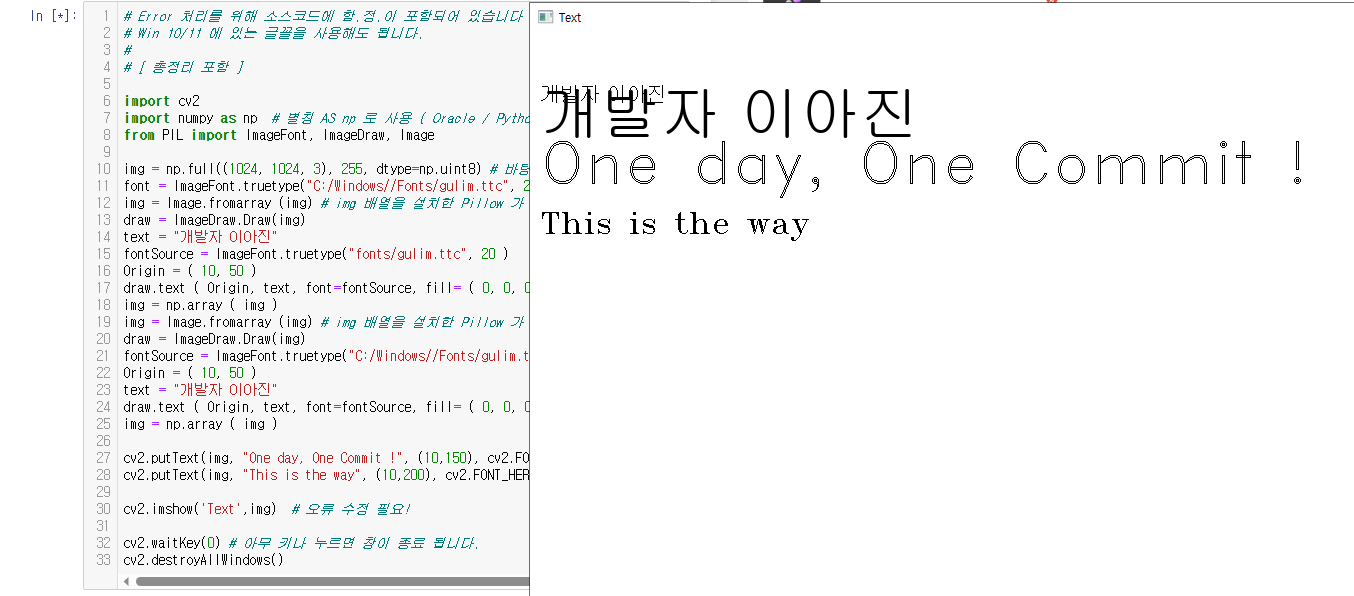
#> input picture 예제 24.PNG, 1354 x 596 px, given in place of Puppies-HD.mp4, which was not available
$ jupyter execute --allow-errors 2023_04_21_kic0412_.ipynb   (shell and % lines are left out)
#> lines starting #> are read from the running program, lines starting #| are printed output that depends on the picture; after the words box and inside, x2 and y2 are one past the last pixel; in counts of white or black regions, pixels touching at a corner belong together; pictures that were not available may be replaced by others from this repository, and a replacement may not be noted
[cell 1]
import cv2

fname = 'images/lena.jpg'

color = cv2.imread(fname, cv2.IMREAD_COLOR)
grayscale = cv2.imread(fname, cv2.IMREAD_GRAYSCALE)
unchanged = cv2.imread(fname, cv2.IMREAD_UNCHANGED)

cv2.imshow('Color', color)
cv2.imshow('Grayscale', grayscale)
cv2.imshow('Unchanged', unchanged)

cv2.waitKey(0)
cv2.destroyAllWindows()

[cell 2]
import cv2
from matplotlib import pyplot as plt

img = cv2.imread('images/lena.jpg', cv2.IMREAD_COLOR)

#> (the rest of this cell did not finish here and is left out)

[cell 3]
import cv2
from matplotlib import pyplot as plt

img = cv2.imread('images/lena.jpg', cv2.IMREAD_COLOR)

#> (the rest of this cell did not finish here and is left out)

[cell 4]
import cv2

cap = cv2.VideoCapture("images/Puppies-HD.mp4")

if cap.isOpened():
    print(cap.get(cv2.CAP_PROP_FPS))
    delay = int(1000 / cap.get(cv2.CAP_PROP_FPS))
    while True:
        ret, img = cap.read()
#> img is the input picture: shape (596, 1354, 3); mean B, G, R 244.8, 245, 244.5
        if ret:
            cv2.imshow("Movie", img)
            if cv2.waitKey(delay) & 0xFF == 27:
#> (key Esc is pressed here)
                print("ESC Key pressed")
                break
        else:
            print("No Frame")
            print(ret, img)
            break

else:
    print("File not opened")

cap.release()
cv2.destroyAllWindows()

[cell 5]
import cv2

cap = cv2.VideoCapture(0)

if cap.isOpened():
    print(cap.get(cv2.CAP_PROP_FPS))
    delay = int(1000 / cap.get(cv2.CAP_PROP_FPS))
    while True:
        ret, img = cap.read()
        if ret:
            cv2.imshow("Movie", cv2.cvtColor(img, cv2.COLOR_BGR2GRAY))
            if cv2.waitKey(delay) & 0xFF == 27:
#> (key Esc is pressed here)
                print("ESC Key pressed")
                break
        else:
            print("No Frame")
            print(ret, img)
            break

else:
    print("File not opened")

cap.release()
cv2.destroyAllWindows()

[cell 6]
import cv2

cap = cv2.VideoCapture(0)
print(cap.get(cv2.CAP_PROP_FRAME_WIDTH), cap.get(cv2.CAP_PROP_FRAME_HEIGHT))
cap.set(cv2.CAP_PROP_FRAME_WIDTH, 320)
cap.set(cv2.CAP_PROP_FRAME_HEIGHT, 240)
print(cap.get(cv2.CAP_PROP_FRAME_WIDTH), cap.get(cv2.CAP_PROP_FRAME_HEIGHT))

if cap.isOpened():
    print(cap.get(cv2.CAP_PROP_FPS))
    delay = int(1000 / cap.get(cv2.CAP_PROP_FPS))
    while True:
        ret, img = cap.read()
        if ret:
            cv2.imshow("Movie", img)
            if cv2.waitKey(delay) & 0xFF == 27:
#> (key Esc is pressed here)
                print("ESC Key pressed")
                break
        else:
            print("No Frame")
            print(ret, img)
            break

else:
    print("File not opened")

cap.release()
cv2.destroyAllWindows()

[cell 7]
import cv2
import numpy as np
from datetime import datetime

src = cv2.imread("images/aventa.png")
#> (the rest of this cell did not finish here and is left out)

[cell 8]
# 카메라 장치 연결
cap = cv2.VideoCapture(0)
while cap.isOpened():

    ret, frame = cap.read()
    if not ret:
        break
    if cv2.waitKey(1) == 27: # esc키로 종료
#> (key Esc is pressed here)
        break

    img_gray = cv2.cvtColor(frame, cv2.COLOR_BGR2RGBA)
    """  여러줄 주석입니다.  위의 값 중  COLOR_BGR2GRAY 기본값을 아래 값으로 변경해서 확인합니다.
                              특히 변경이라고 된 값은 반드시 변경해 보도록 합니다.
                              COLOR_BGR2GRAY 기본값
COLOR_BGR2BG
COLOR_BGR2GB
COLOR_BGR2RG
COLOR_BGR2BGR
COLOR_BGR2HSV  변경
COLOR_BGR2Lab
COLOR_BGR2Luv
COLOR_BGR2YCrCb 변경
COLOR_BGR2HLS
COLOR_BGR2RGBA
COLOR_BGR2RGBA 변경
COLOR_BGR2RGB
COLOR_BGR2XYZ
COLOR_BGR2BGR565 변경


                              """
    output = cv2.Canny(img_gray, 100, 200)
    cv2.imshow('Camera', output)

cap.release()
cv2.destroyAllWindows()

[cell 9]
import cv2

cap = cv2.VideoCapture(0)

if cap.isOpened():
    print(cap.get(cv2.CAP_PROP_FPS))
    delay = int(1000 / cap.get(cv2.CAP_PROP_FPS))
    while True:
        ret, img = cap.read()
        if ret:
            gray = cv2.cvtColor(img, cv2.COLOR_BGR2GRAY)
            edge = cv2.Canny(gray, 150, 200)
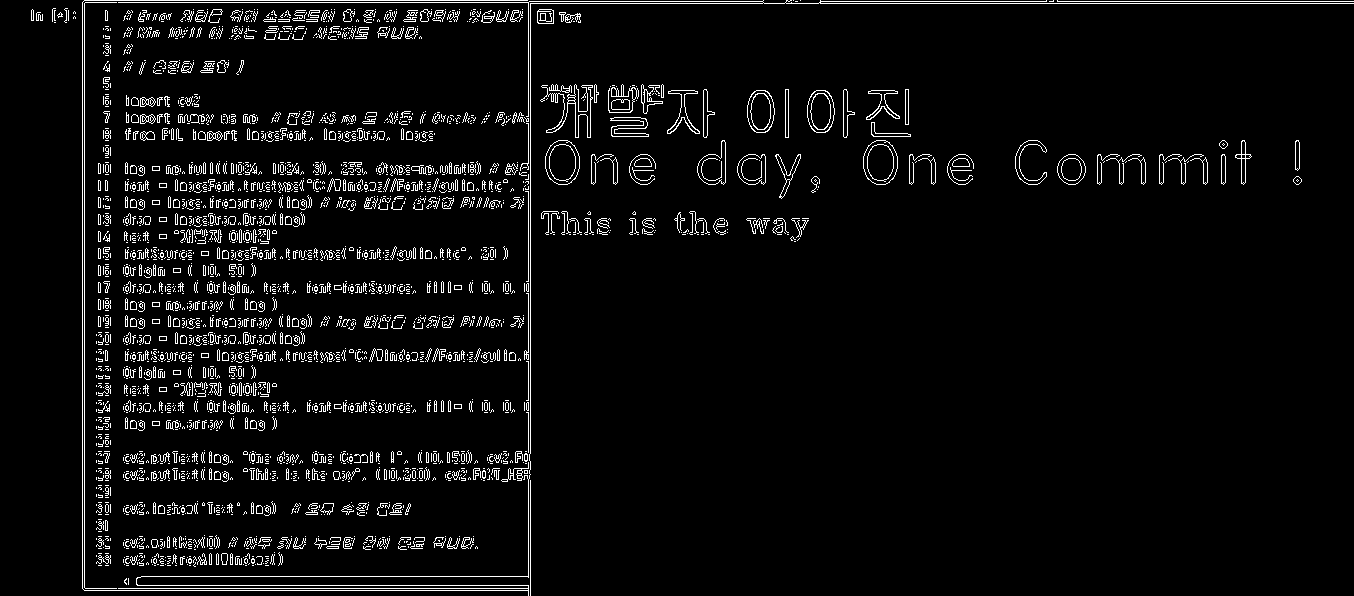
#> edge: shape (596, 1354); 4.8% white in thin lines or dots
            cv2.imshow("OpenCV_kic0412", edge)

            if cv2.waitKey(delay) & 0xFF == 27:
#> (key Esc is pressed here)
                print("ESC Key pressed")
                break
        else:
            print("No Frame")
            print(ret, img)
            break

else:
    print("File not opened")

cap.release()
cv2.destroyAllWindows()

[cell 10]
import cv2
import numpy as np

cap = cv2.VideoCapture(0)

while cap.isOpened():
    ret, frame = cap.read()

    img_gray = cv2.cvtColor(frame, cv2.COLOR_BGR2GRAY)

    img_gray = cv2.GaussianBlur(img_gray, (9,9), 0)

    edges = cv2.Laplacian(img_gray, -1, None, 5)
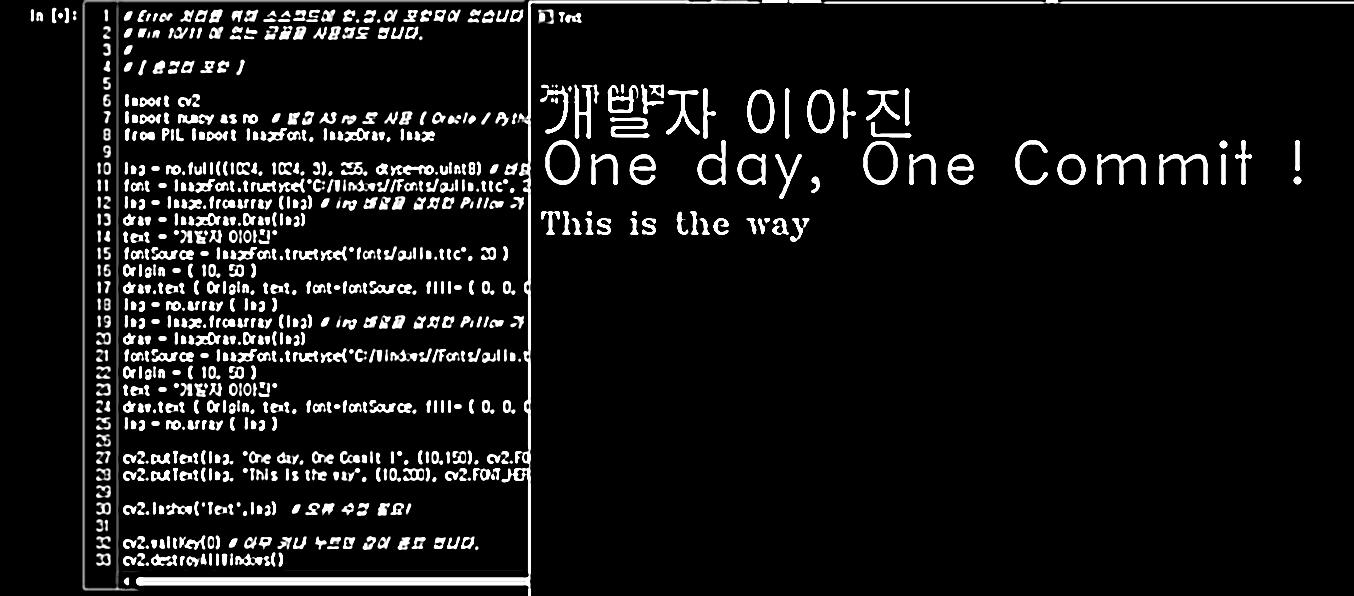
#> edges: shape (596, 1354); min 0, max 255, mean 20.1

    ret, sketch = cv2.threshold(edges, 70, 255, cv2.THRESH_BINARY_INV)
#> sketch: shape (596, 1354); 91.1% white; 739 black regions (39 under 20 px), largest, box (x1, y1, x2, y2) and area: (136, 0, 760, 596) 6743, (82, 0, 525, 591) 2785, (823, 0, 1354, 4) 1584

    sketch = cv2.medianBlur(sketch, 5)
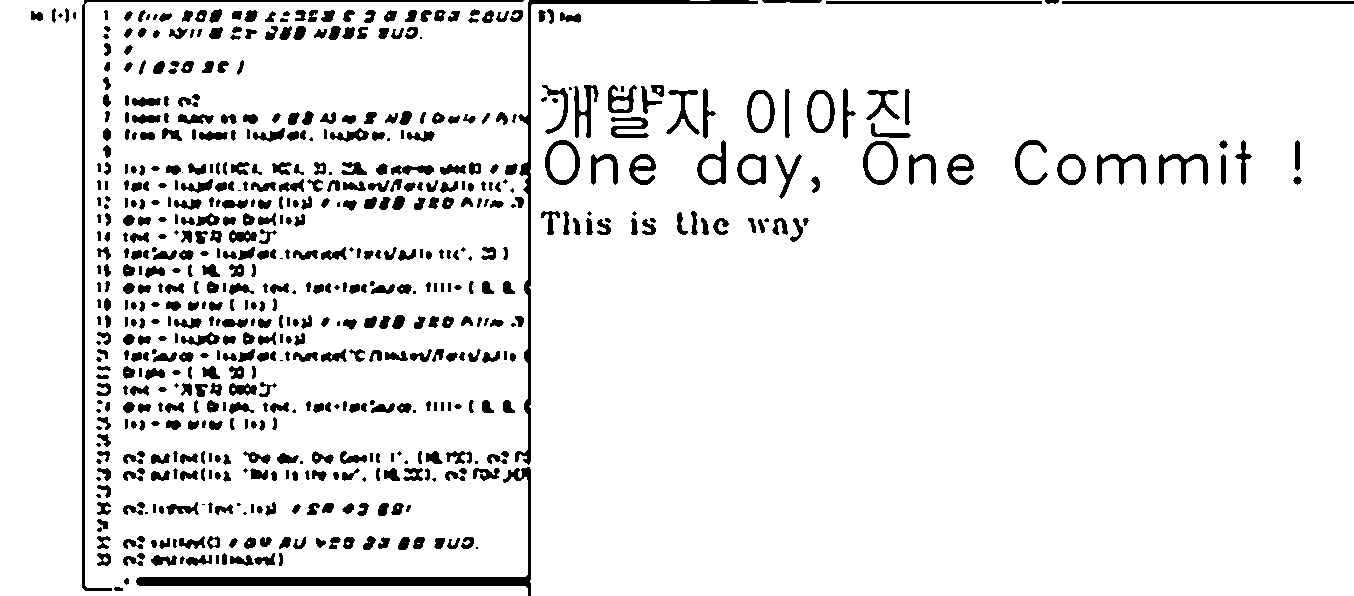
#> sketch: shape (596, 1354); 91.8% white; 653 black regions (55 under 20 px), largest, box (x1, y1, x2, y2) and area: (136, 467, 531, 596) 4100, (82, 0, 524, 591) 2722, (515, 0, 758, 465) 2678

    img_sketch = cv2.cvtColor(sketch, cv2.COLOR_GRAY2BGR)

    img_paint = cv2.blur(frame, (10,10))

    img_paint = cv2.bitwise_and(img_paint, img_paint, mask=sketch)
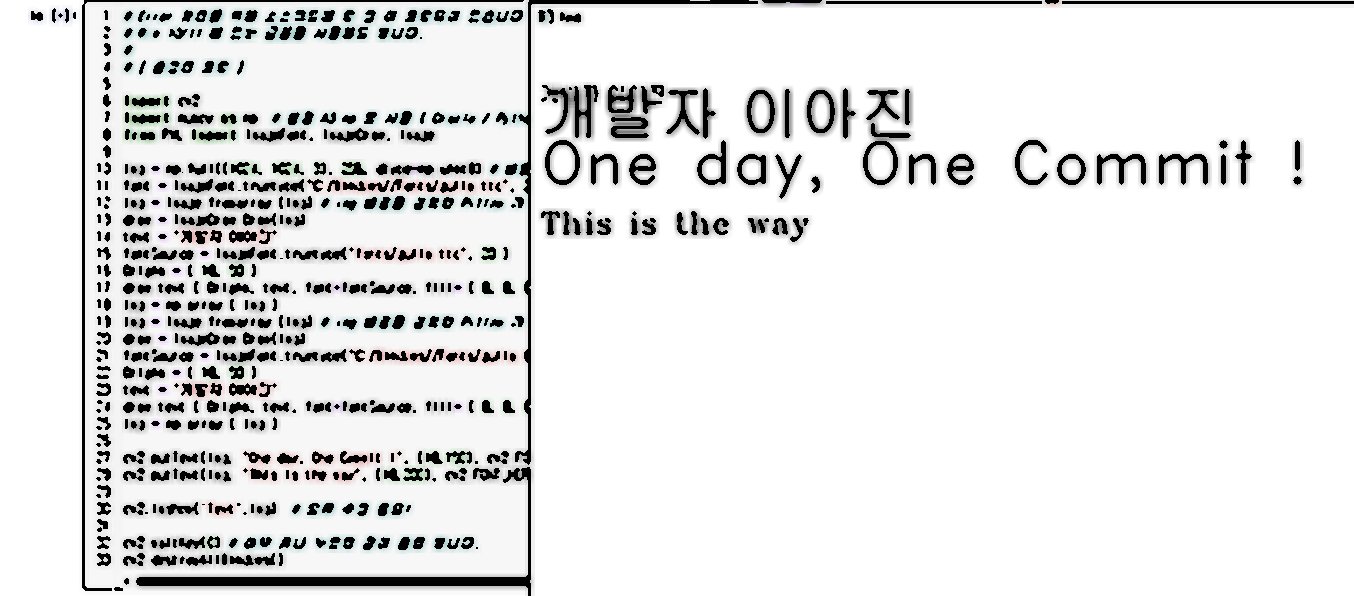
#> img_paint: shape (596, 1354, 3); mean B, G, R 227.9, 228, 227.7

    merged = np.hstack((img_sketch, img_paint))
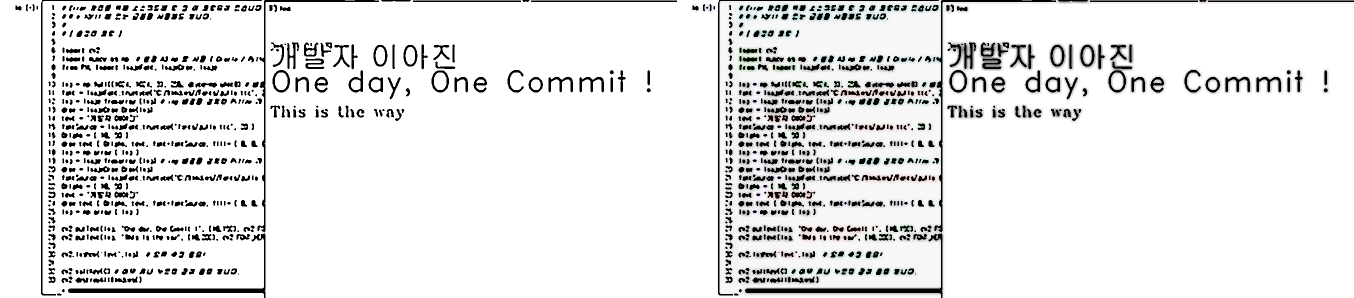
#> merged: shape (596, 2708, 3) (shown at 1/2 size); mean B, G, R 231, 231, 230.9
    cv2.imshow('Sketch Camera', merged)
    if cv2.waitKey(1) == 27:
#> (key Esc is pressed here)
        break
cap.release()
cv2.destroyAllWindows()

[cell 11]
import cv2
import numpy as np
from datetime import datetime

def mouseHandler(event, x, y, flags, param):
    if event == cv2.EVENT_LBUTTONDOWN:
        print(event, x, y)
        print(datetime.today())
        filename=str(datetime.today().microsecond)+".jpg"
        cv2.imwrite(filename, img)

cv2.namedWindow('Movie')
cv2.setMouseCallback("Movie", mouseHandler)

cap = cv2.VideoCapture("images/Puppies-HD.mp4")

img = None
if cap.isOpened():
    print(cap.get(cv2.CAP_PROP_FPS))
    delay = int(1000 / cap.get(cv2.CAP_PROP_FPS))
    while True:
        ret, img = cap.read()
        if ret:
            cv2.imshow("Movie", img)
            if cv2.waitKey(delay) & 0xFF == 27:
#> (key Esc is pressed here)
                print("ESC Key pressed")
                break
        else:
            print("No Frame")
            print(ret, img)
            break

else:
    print("File not opened")

cap.release()
cv2.destroyAllWindows()

[cell 12]
import cv2

cap = cv2.VideoCapture("images/Puppies-HD.mp4")

if cap.isOpened():
    fourcc = cv2.VideoWriter_fourcc(*'DIVX')
    width = cap.get(cv2.CAP_PROP_FRAME_WIDTH)
    height = cap.get(cv2.CAP_PROP_FRAME_HEIGHT)
    size = (int(width), int(height))
    fps = cap.get(cv2.CAP_PROP_FPS)
    out = cv2.VideoWriter("video.avi", fourcc, fps, size)

    delay = int(1000 / cap.get(cv2.CAP_PROP_FPS))
    print(width, height, size, delay)

    while True:
        ret, img = cap.read()
        if ret:
            gray = cv2.cvtColor(img, cv2.COLOR_RGB2GRAY)
            cv2.imshow("Movie", gray)
            out.write(cv2.cvtColor(gray, cv2.COLOR_GRAY2BGR))
            if cv2.waitKey(delay) & 0xFF == 27:
#> (key Esc is pressed here)
                print("Window Down")
                break
        else:
            print(ret, img)
            break

else:
    print("File not opened")

cap.release()
cv2.destroyAllWindows()

[cell 13]
import cv2
import numpy as np

def draw_circle(event, x, y, flags, param):
    if event == cv2.EVENT_LBUTTONDOWN:
        if flags & cv2.EVENT_FLAG_CTRLKEY:
            cv2.rectangle(img, (x,y), (x+20, y+20), (0,0,255), -1)
        else:
            cv2.rectangle(img, (x,y), (x+20, y+20), (0,255,0), 2)
    elif event == cv2.EVENT_RBUTTONDOWN:
        cv2.circle(img, (x,y), 10, (255,0,0), 2)
    elif event == cv2.EVENT_LBUTTONDBLCLK:
        cv2.circle(img, (x,y), 20, (255,0,0), -1)

img = np.full((512,512,3), 255, dtype=np.uint8)
cv2.namedWindow('image')
cv2.setMouseCallback('image',draw_circle)

while(1):
    cv2.imshow('image',img)
    if cv2.waitKey(20) & 0xFF == 27:
#> (key Esc is pressed here)
        break

cv2.destroyAllWindows()

[cell 14]
import cv2
import numpy as np

def draw_circle(event, x, y, flags, param):
    if event == cv2.EVENT_LBUTTONDOWN:
        if flags & cv2.EVENT_FLAG_CTRLKEY:
            cv2.rectangle(img, (x,y), (x+30, y+30), (255,255,255), -1)
        else:
            cv2.rectangle(img, (x,y), (x+20, y+20), (0,255,0), 2)
    elif event == cv2.EVENT_RBUTTONDOWN:
        cv2.circle(img, (x,y), 10, (255,0,0), 2)
    elif event == cv2.EVENT_LBUTTONDBLCLK:
        cv2.ellipse(img, (x,y), (x+50, y+30), -30, 0, 360, (255, 0, 0), 2)
        cv2.ellipse(img, (x,y), (50, 30), -30, 0, 360, (255, 0, 0), 2)
        cv2.ellipse(img, (x,y), (50, 30), 0, 0, 360, (0, 0, 255), -1)
        cv2.ellipse(img, (x,y), (50, 30), 30, 0, 180, (255, 0, 0), 2)
        cv2.ellipse(img, (x,y), (50, 30), 90, 0, 180, (0, 0, 255), -1)

img = np.full((512,512,3), 255, dtype=np.uint8)
cv2.namedWindow('image')
cv2.setMouseCallback('image',draw_circle)

while(1):
    cv2.imshow('image',img)
    if cv2.waitKey(20) & 0xFF == 27:
#> (key Esc is pressed here)
#> (key Esc is pressed here)
        break

cv2.destroyAllWindows()

[cell 15]
import cv2
import numpy as np
image = np.full((100, 100, 3), 255, np.uint8)

#> (the rest of this cell did not finish here and is left out)
